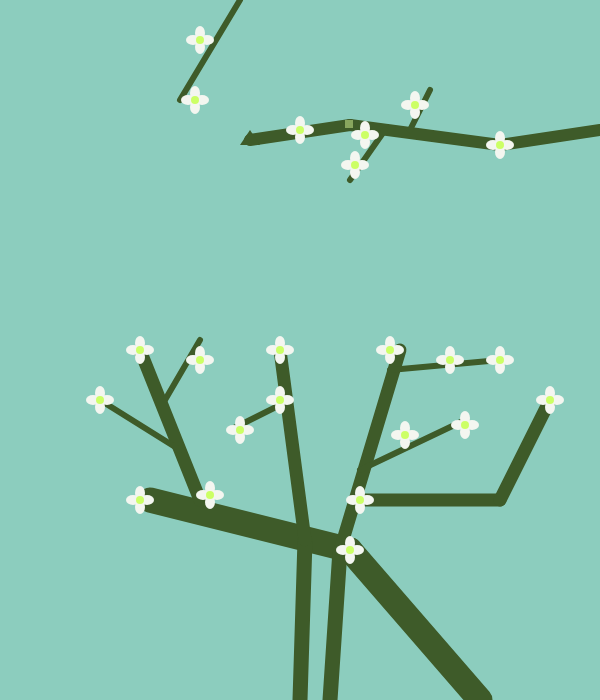
Frame 1 (no input)
Frame 2 (the mouse pressed at the canvas centre, redrawn once): identical to frame 1, image omitted

The p5.js sketch that drew this single still picture (run headless with seeded random() and noise() and a simulated clock; the mouse was pressed at the canvas centre and the sketch redrawn once):

// p5.js sketch
// ── sketch.js
function setup() {
  createCanvas(600, 700);
  noLoop();
}

function draw() {
  background(140,205,190);
  //color y grosor
  stroke("#3E5B29");
  strokeWeight(25);
  //dos primeros troncos
  line(480, 700, 350, 550);
  line(350, 550, 150, 500);
  //medianas ramas
  strokeWeight(15);
  line(300, 700, 305, 540);
  line(330, 700, 340, 550);
  strokeWeight(13);
  line(305, 540, 280, 350);
  line(340, 550, 400, 350);
  line(200, 500,140, 350);
  line(360, 500, 500, 500);
  line(500, 500,550, 400);
  strokeWeight(12);
  line(600, 130,500, 145);
  line(500, 145, 350, 125);
  line(350, 125,250, 140);
  //ramas pequeñas
  strokeWeight(6);
  line(180,450,100,400);
  line(165,400,200,340);
  line(290,400,230,430);
  line(390,370,500,360);
  line(360,470,465,420);
  line(385,130,350,180);
  line(410,130,430,90);
  line(240,0,180,100);
  noStroke();

  // Brotes puntiagudos con triángulos
  fill("#3E5B29");
  triangle(240, 145, 250, 130, 260, 145);

  // Nodos o cortes leñosos con rectángulos
  fill("#88A65E");
  rect(345, 120, 8, 8);
  
  dibujarFlor(100,400);
  dibujarFlor(415,105);
  dibujarFlor(500, 145);
  dibujarFlor(300,130);
  dibujarFlor(195,100);
  dibujarFlor(200,40);
  dibujarFlor(355,165);
  dibujarFlor(365,135);
  dibujarFlor(140, 350);
  dibujarFlor(280, 350);
  dibujarFlor(500, 360);
  dibujarFlor(550, 400);
  dibujarFlor(350, 550);
  dibujarFlor(140, 500);
  dibujarFlor(360, 500);
  dibujarFlor(450,360);
  dibujarFlor(200,360);
  dibujarFlor(280,400);
  dibujarFlor(210,495);
  dibujarFlor(465,425);
  dibujarFlor(390,350);
  dibujarFlor(240,430);
  dibujarFlor(405,435);
}

//funcion que use para no hacer o repeitr mucho el mismo codigo
  function dibujarFlor(x, y) {
  noStroke();

  // Pétalos blancos marfil (óvalos alrededor del centro)
  fill(244, 246, 240);
  ellipse(x, y - 7, 10, 14); // Pétalo de arriba (vertical)
  ellipse(x, y + 7, 10, 14); // Pétalo de abajo (vertical)
  ellipse(x - 7, y, 14, 10); // Pétalo de la izquierda 
  ellipse(x + 7, y, 14, 10); // Pétalo de la derecha 

  // Centro
  fill(204, 255, 102);
  ellipse(x, y, 8, 8);
  }
